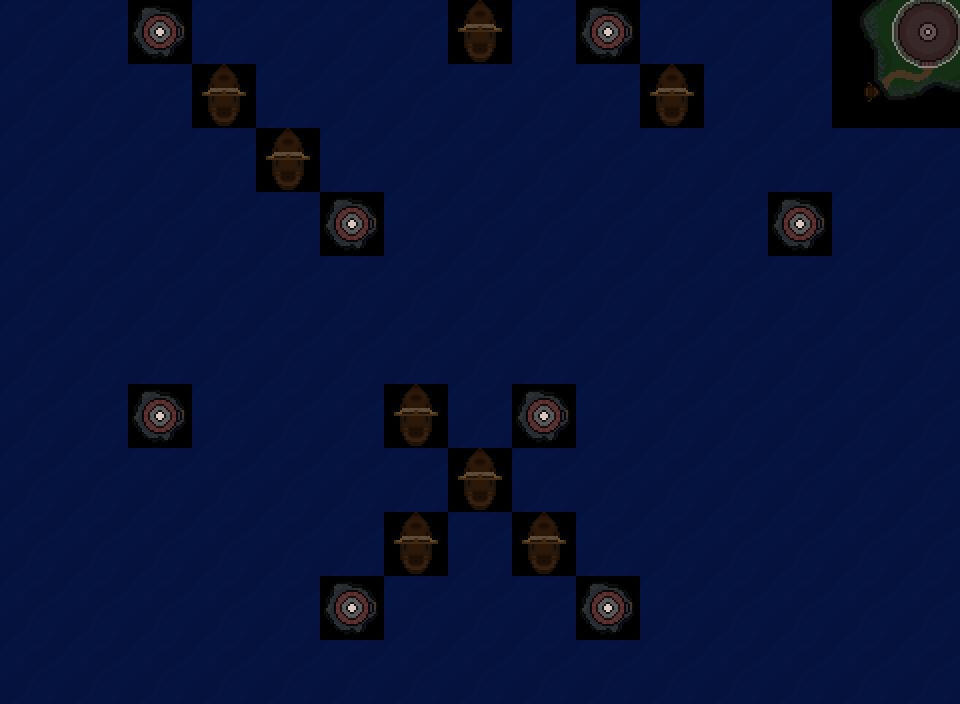

Tiled map render using the project's own tile images. Description and the whole map definition, tile-layer contents included, below:
An orthogonal 15x11 tile map with 64x64 px tiles, 1 tile layer (Tile Layer 1), 4 tilesets.

<map version="1.0" tiledversion="1.1.1" orientation="orthogonal" renderorder="right-down" width="15" height="11" tilewidth="64" tileheight="64" infinite="0" nextobjectid="1">
 <tileset firstgid="1" source="../tileset/water1.tsx" />
 <tileset firstgid="2" source="../tileset/LH1.tsx" />
 <tileset firstgid="3" source="../tileset/LHMain.tsx" />
 <tileset firstgid="12" source="../tileset/ship1.tsx" />
 <layer name="Tile Layer 1" width="15" height="11">
  <data encoding="csv">
1,1,2,1,1,1,1,12,1,2,1,1,1,6,7,
1,1,1,12,1,1,1,1,1,1,12,1,1,9,10,
1,1,1,1,12,1,1,1,1,1,1,1,1,1,1,
1,1,1,1,1,2,1,1,1,1,1,1,2,1,1,
1,1,1,1,1,1,1,1,1,1,1,1,1,1,1,
1,1,1,1,1,1,1,1,1,1,1,1,1,1,1,
1,1,2,1,1,1,12,1,2,1,1,1,1,1,1,
1,1,1,1,1,1,1,12,1,1,1,1,1,1,1,
1,1,1,1,1,1,12,1,12,1,1,1,1,1,1,
1,1,1,1,1,2,1,1,1,2,1,1,1,1,1,
1,1,1,1,1,1,1,1,1,1,1,1,1,1,1
</data>
 </layer>
</map>
